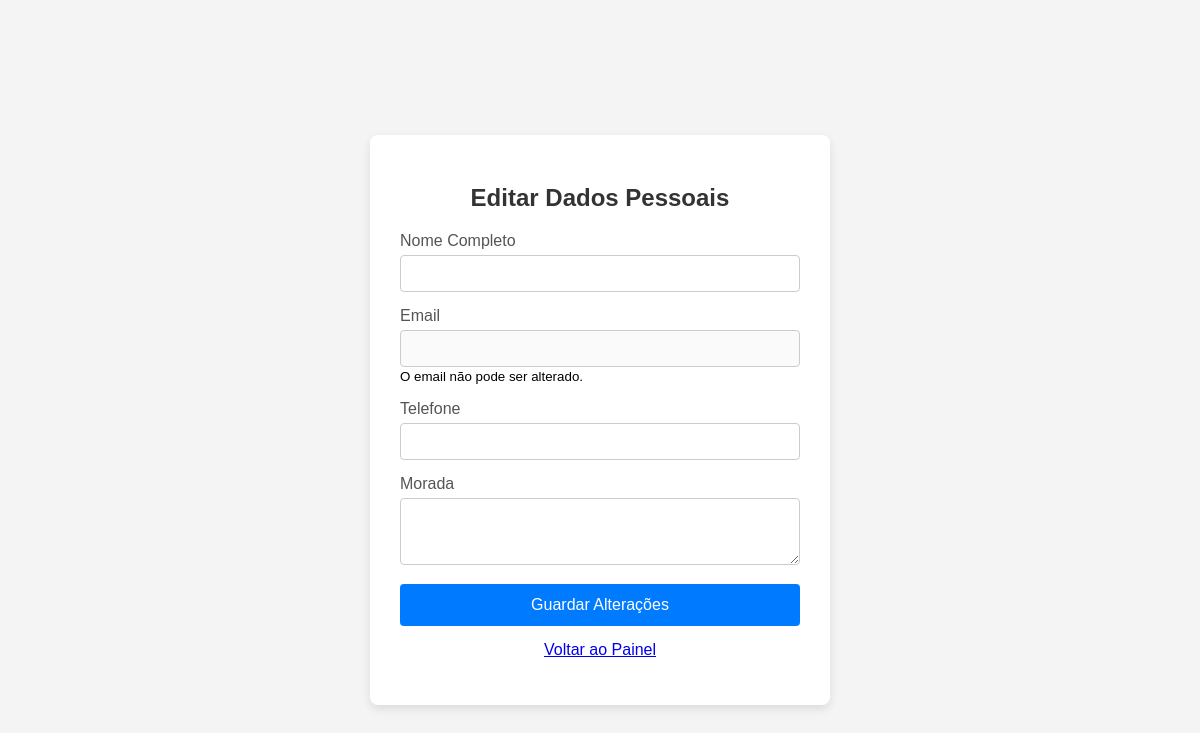
Page /cliente/editar_dados.php on the earlier database version.
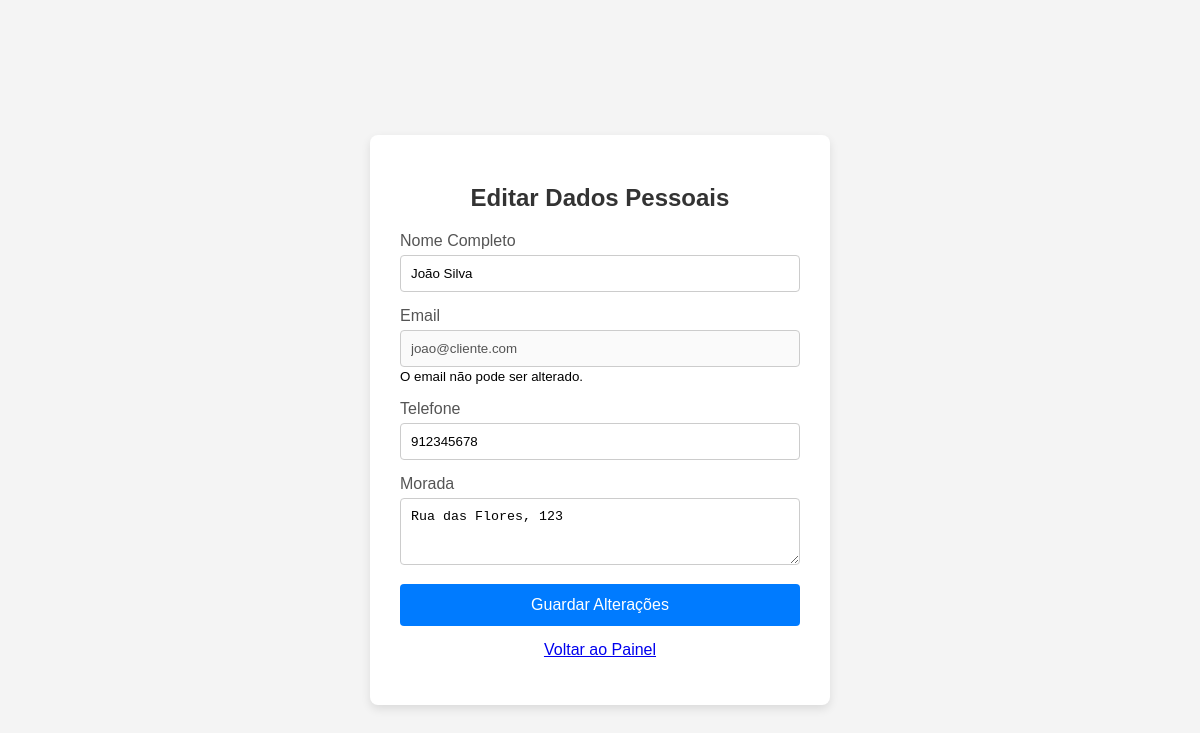
Same page on the later database version.
### tables this page shows
CREATE TABLE `cliente` (
  `cliente_id` int(11) NOT NULL AUTO_INCREMENT,
  `nome` varchar(100) NOT NULL,
  `email` varchar(100) NOT NULL,
  `telefone` varchar(20) DEFAULT NULL,
  `empresa` varchar(100) DEFAULT NULL,
  `nif` varchar(20) DEFAULT NULL,
  `morada` text DEFAULT NULL,
  `senha_hash` varchar(255) DEFAULT NULL,  
  `data_criacao` timestamp NOT NULL DEFAULT CURRENT_TIMESTAMP,
  PRIMARY KEY (`cliente_id`),
  UNIQUE KEY `email` (`email`)
);

### cliente/editar_dados.php (the view, shortened to what this page needs)
<?php
require_once '../includes/db.php';
$cliente_id = 1;
try {
    $stmt = $pdo->prepare("SELECT nome, email, telefone, morada FROM cliente WHERE cliente_id = ?");
    $stmt->execute([$cliente_id]);
    $cliente = $stmt->fetch(PDO::FETCH_ASSOC);
} catch (PDOException $e) {
    die("Erro ao carregar os dados do cliente.");
}
?>
<!DOCTYPE html>
<html lang="pt">
<head>
    <link rel="stylesheet" href="../public/css/style.css">
</head>
<body>
    <div class="form-container">
        <h2>Editar Dados Pessoais</h2>
        <form action="editar_dados.php" method="POST">
            <div class="form-group">
                <label for="nome">Nome Completo</label>
                <input type="text" id="nome" name="nome" value="<?php echo htmlspecialchars($cliente['nome']); ?>" required>
            </div>
            <div class="form-group">
                <label for="email">Email</label>
                <input type="email" id="email" name="email" value="<?php echo htmlspecialchars($cliente['email']); ?>" disabled>
                <small>O email não pode ser alterado.</small>
            </div>
            <div class="form-group">
                <label for="telefone">Telefone</label>
                <input type="tel" id="telefone" name="telefone" value="<?php echo htmlspecialchars($cliente['telefone'] ?? ''); ?>">
            </div>
            <div class="form-group">
                <label for="morada">Morada</label>
                <textarea id="morada" name="morada" rows="3"><?php echo htmlspecialchars($cliente['morada'] ?? ''); ?></textarea>
            </div>
            <div class="form-group">
                <button type="submit">Guardar Alterações</button>
            </div>
            <p><a href="painel.php">Voltar ao Painel</a></p>
        </form>
    </div>
</body>
</html>

### public/css/style.css (style rules this page uses)
body { font-family: Arial, sans-serif; background-color: #f4f4f4; margin: 0; padding: 20px; display: flex; justify-content: center; align-items: center; min-height: 100vh; }
.form-container { background-color: #fff; padding: 30px; border-radius: 8px; box-shadow: 0 4px 10px rgba(0,0,0,0.1); width: 100%; max-width: 400px; }
h2 { text-align: center; color: #333; margin-bottom: 20px; }
.form-group { margin-bottom: 15px; }
.form-group label { display: block; margin-bottom: 5px; color: #555; }
.form-group input, .form-group textarea { width: 100%; padding: 10px; border: 1px solid #ccc; border-radius: 4px; box-sizing: border-box; }
.form-group button { width: 100%; padding: 12px; background-color: #007bff; color: white; border: none; border-radius: 4px; cursor: pointer; font-size: 16px; }
p { text-align: center; margin-top: 15px; }

Differences in the rows shown:
added cliente: nome "João Silva", email "joao@cliente.com", telefone "912345678", morada "Rua das Flores, 123"
